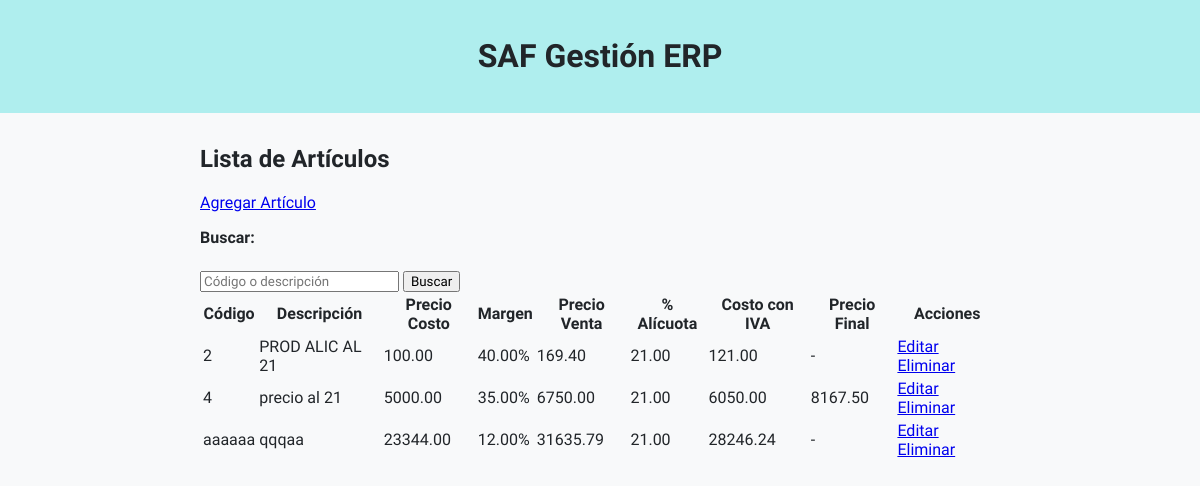
/lista/, run on an earlier commit of the app's database.
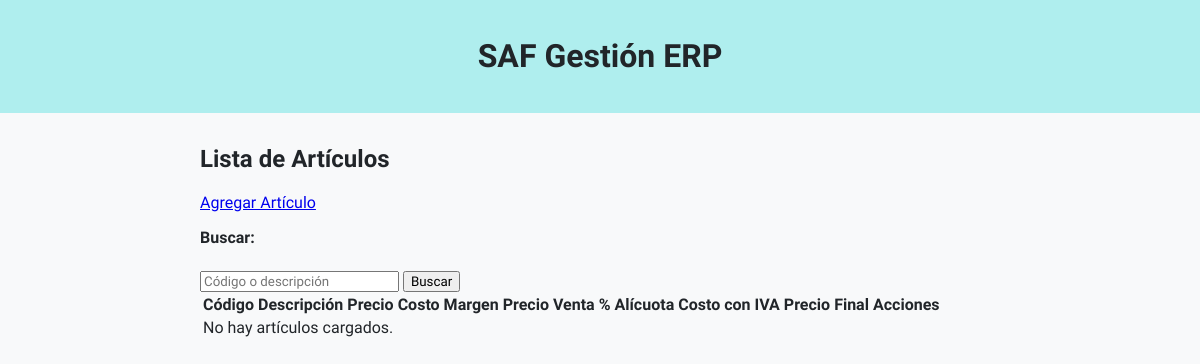
And on a later commit of the database.
### articulos/models.py (models this page shows, shortened)
class UpperCaseMixin:
    def save(self, *args, **kwargs):
        for field in self._meta.fields:
            if isinstance(field, models.CharField) and getattr(self, field.name):
                setattr(self, field.name, getattr(self, field.name).upper())
        super().save(*args, **kwargs)

class Articulo(UpperCaseMixin,models.Model):
    codart = models.CharField(
        "Código",
        max_length=14,
        unique=True,
        validators=[
            RegexValidator(
                regex=r'^[A-Z0-9]+$',
                message='Solo se permiten letras mayúsculas y números.'
            )
        ],
        help_text='14 caracteres, se completa con ceros a la izquierda.'
    )
    descrip = models.CharField("Descripción", max_length=80)
    marca = models.ForeignKey('Marca', on_delete=models.PROTECT, blank=True, null=True)
    rubro = models.ForeignKey('Rubro', on_delete=models.PROTECT, blank=True, null=True)
    precosto = models.DecimalField(
        "Precio Costo",
        max_digits=12,
        decimal_places=2,
        validators=[MinValueValidator(0)]
    )
    margen = models.DecimalField(
        "Margen %",
        max_digits=6,
        decimal_places=2,
        default=0
    )
    ncodalic = models.ForeignKey(
        'Alicuota',
        verbose_name="Código Alícuota",
        on_delete=models.PROTECT
    )
    alic = models.DecimalField(
        "% Alícuota",
        max_digits=5,
        decimal_places=2,
        editable=False,
        null=True,
        default=0
    )
    costoiva = models.DecimalField(
        "Costo con IVA",
        max_digits=12,
        decimal_places=2,
        null=True,
        default=0
    )
    preventa = models.DecimalField(
        "Precio Venta (sin IVA)",
        max_digits=12,
        decimal_places=2,
        null=True,
        default=0
    )
    prefinal = models.DecimalField(
        "Precio Final (con IVA)",
        max_digits=12,
        decimal_places=2,
        null=True,
        default=0
    )

### articulos/views.py (the view)
# urls.py: path('lista/', views.lista_articulos, name='lista_articulos'),
def lista_articulos(request):
    articulos = Articulo.objects.all().order_by('codart')
    q = request.GET.get('q', '')
    if q:
        articulos = articulos.filter(
            Q(codart__icontains=q) |
            Q(descrip__icontains=q)
        )
    return render(request, 'articulos/lista.html', {'articulos': articulos})

### articulos/templates/articulos/lista.html (shortened to what this page needs)
{% extends "articulos/base.html" %}
{% block content %}
<h2>Lista de Artículos</h2>
<a class="btn" href="{% url 'agregar_articulo' %}">Agregar Artículo</a>
<form method="get" class="mb-3">
  <label>Buscar:</label>
  <input type="text" name="q" value="{{ query }}" placeholder="Código o descripción">
  <button type="submit" class="btn btn-sm btn-primary">Buscar</button>
</form>
<table>
    <thead>
        <tr>
            <th>Código</th>
            <th>Descripción</th>
            <th>Precio Costo</th>
            <th>Margen</th>
			<th>Precio Venta</th>
			<th>% Alícuota</th>
            <th>Costo con IVA</th>
            <th>Precio Final</th>
            <th>Acciones</th>
        </tr>
    </thead>
    <tbody>
        {% for articulo in articulos %}
        <tr>
            <td>{{ articulo.codart }}</td>
            <td>{{ articulo.descrip }}</td>
            <td>{{ articulo.precosto|floatformat:2 }}</td>
			<td>{{ articulo.margen|floatformat:2 }}%</td>
			<td>{{ articulo.preventa }}</td>
			<td>{{ articulo.alic }}</td>
            <td>{{ articulo.costoiva }}</td>
            <td>
				{% if articulo.prefinal %}
					{{ articulo.prefinal|floatformat:2 }}
				{% else %}
					-
				{% endif %}
			</td>
            <td>
                <a href="{% url 'modificar_articulo' articulo.id %}">Editar</a>
                <a href="{% url 'eliminar_articulo' articulo.id %}"
				   class="btn btn-danger"
				   onclick="return confirm('¿Está seguro que desea eliminar el artículo {{ articulo.descrip }}?');">
			       Eliminar
				</a>
			</td>
        </tr>
        {% empty %}
        <tr>
            <td colspan="7">No hay artículos cargados.</td>
        </tr>
        {% endfor %}
    </tbody>
</table>
{% endblock %}

What changed in the data, as far as the page shows it:
removed Articulo: codart "2", descrip "PROD ALIC AL 21", precosto "100.00", margen "40.00", preventa "169.40", alic "21.00", costoiva "121.00"
removed Articulo: codart "4", descrip "precio al 21", precosto "5000.00", margen "35.00", preventa "6750.00", alic "21.00", costoiva "6050.00", prefinal "8167.50"
removed Articulo: codart "aaaaaa", descrip "qqqaa", precosto "23344.00", margen "12.00", preventa "31635.79", alic "21.00", costoiva "28246.24"
Also different on the page:
text now shown: "No hay artículos cargados."
